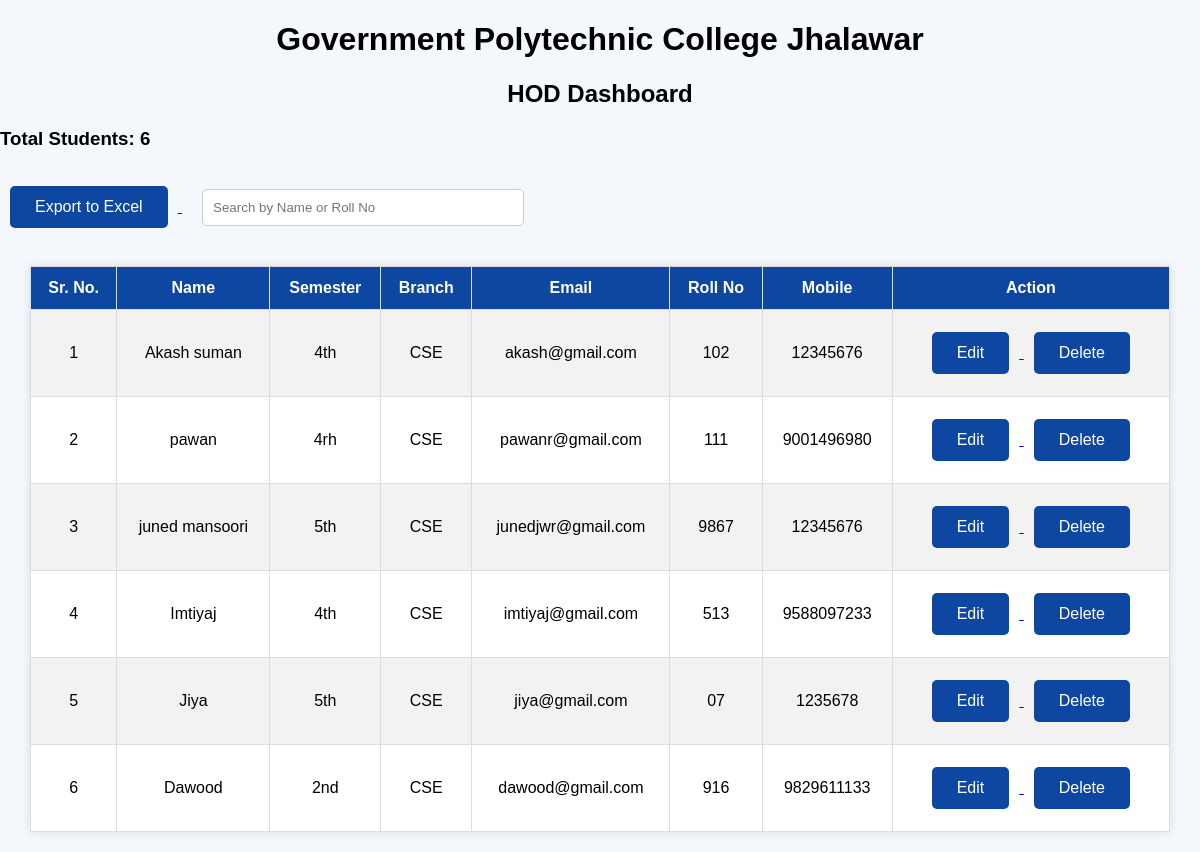
/admin/CSE, run on the app's committed database.
### tables this page shows
CREATE TABLE students (
        id INTEGER PRIMARY KEY AUTOINCREMENT,
        name TEXT,
        semester TEXT,
        branch TEXT,
        email TEXT,
        roll TEXT,
        mobile TEXT
    );

### aap.py (the view)
@app.route('/admin/<branch>')
def admin(branch):
    conn = sqlite3.connect('students.db')
    c = conn.cursor()
    c.execute(
    "SELECT * FROM students WHERE branch=?",
    (branch,)
)
    students = c.fetchall()
    total_students = len(students)
    conn.close()
    return render_template(
        'admin_dashboard.html',
        students=students,
        total_students=total_students,
        branch=branch
)

### templates/admin_dashboard.html (shortened to what this page needs)
<!DOCTYPE html>
<html>
<head>
    <link rel="stylesheet" href="{{ url_for('static', filename='style.css') }}">
</head>
<body>
<h1>Government Polytechnic College Jhalawar</h1>
<h2>HOD Dashboard</h2>
<h3>Total Students: {{ total_students }}</h3>
<a href="/export">
    <button>Export to Excel</button>
</a>
<input type="text" id="searchInput"
placeholder="Search by Name or Roll No"
onkeyup="searchStudent()"
style="padding:10px; width:300px; margin:20px;">
<table>
<tr>
    <th>Sr. No.</th>
    <th>Name</th>
    <th>Semester</th>
    <th>Branch</th>
    <th>Email</th>
    <th>Roll No</th>
    <th>Mobile</th>
    <th>Action</th>
</tr>
{% for student in students %}
<tr>
    <td>{{ loop.index  }}</td>
    <td>{{ student[1] }}</td>
    <td>{{ student[2] }}</td>
    <td>{{ student[3] }}</td>
    <td>{{ student[4] }}</td>
    <td>{{ student[5] }}</td>
    <td>{{ student[6] }}</td>
    <td>
    <a href="/edit/{{ student[0] }}">
        <button>Edit</button>
    </a>
    <a href="/delete/{{ student[0] }}"
       onclick="return confirm('Delete this student?')">
        <button>Delete</button>
    </a>
</td>
</tr>
{% endfor %}
</table>
</body>
</html>

### static/style.css (style rules this page uses)
body { margin:0; padding:0; font-family:Arial; background:#f4f7fc; }
button { padding:12px 25px; border:none; background:#0d47a1; color:white; border-radius:5px; cursor:pointer; margin:10px; font-size:16px; }
input { width:100%; padding:12px; margin-top:15px; border:1px solid #ccc; border-radius:5px; }
table { width:95%; margin:20px auto; border-collapse:collapse; background:white; box-shadow:0 0 10px rgba(0,0,0,0.1); }
th { background:#0d47a1; color:white; padding:12px; border:1px solid #ddd; }
td { padding:12px; border:1px solid #ddd; text-align:center; }
tr:nth-child(even) { background:#f2f2f2; }
h1,h2 { text-align:center; }
#searchInput { width:300px; padding:10px; margin:20px; border:1px solid #ccc; border-radius:5px; }

### data on the page
students: name "Akash suman", semester "4th", branch "CSE", email "akash@gmail.com", roll "102", mobile "12345676"
students: name "pawan", semester "4rh", branch "CSE", email "pawanr@gmail.com", roll "111", mobile "9001496980"
students: name "juned mansoori", semester "5th", branch "CSE", email "junedjwr@gmail.com", roll "9867", mobile "12345676"
students: name "Imtiyaj", semester "4th", branch "CSE", email "imtiyaj@gmail.com", roll "513", mobile "9588097233"
students: name "Jiya", semester "5th", branch "CSE", email "jiya@gmail.com", roll "07", mobile "1235678"
students: name "Dawood", semester "2nd", branch "CSE", email "dawood@gmail.com", roll "916", mobile "9829611133"

### other printed values
{{ total_students }} "6"
